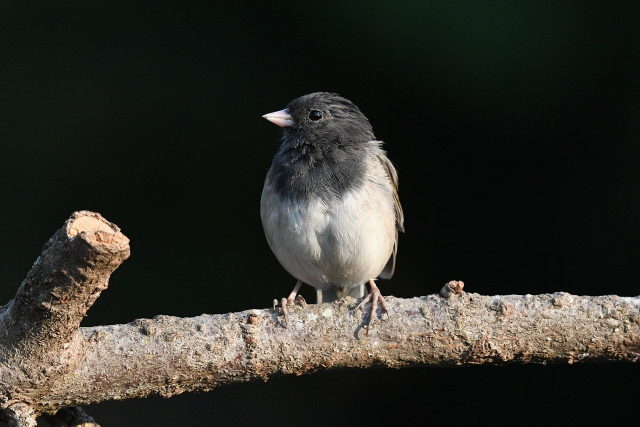
#> input picture dokumentary/pictures/dark-eyed-junco.jpg, 1280 x 853 px (shown at 1/2 size)
$ jupyter execute --allow-errors TaleaResearchContours.ipynb   (shell and % lines are left out)
#> lines starting #> are read from the running program, lines starting #| are printed output that depends on the picture; after the words box and inside, x2 and y2 are one past the last pixel; in counts of white or black regions, pixels touching at a corner belong together
[cell 1]
import cv2
import numpy as np
from matplotlib import pyplot as plt

image = cv2.imread('pictures/dark-eyed-junco.jpg')
#> image is the input picture: shape (853, 1280, 3); mean B, G, R 40.8, 47.1, 47.4
#cv2.waitKey(0)

gray = cv2.cvtColor(image, cv2.COLOR_BGR2GRAY)

edged = cv2.Canny(gray, 30, 200)
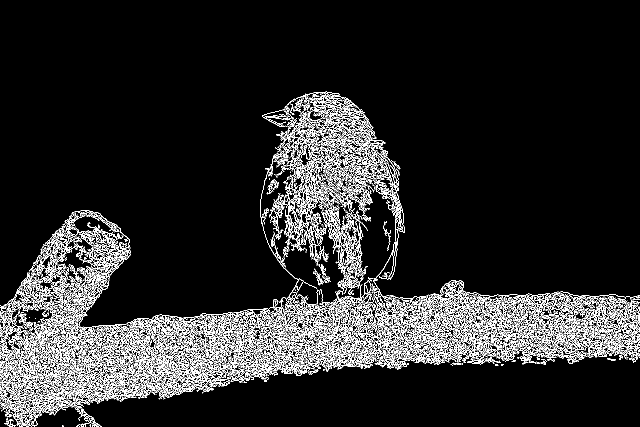
#> edged: shape (853, 1280) (shown at 1/2 size); 9.7% white in thin lines or dots, all inside (x1, y1, x2, y2) = (0, 183, 1280, 853)
#cv2.waitKey(0)

contours, hierarchy = cv2.findContours(edged,
    cv2.RETR_EXTERNAL, cv2.CHAIN_APPROX_NONE)
#> contours = 2871 contours, 2629 with area under 20; largest, box (x1, y1, x2, y2) and area: (741, 560, 966, 707) 3189, (68, 587, 345, 748) 2702, (269, 669, 432, 799) 2646, (0, 686, 86, 776) 2466, (1185, 617, 1280, 725) 2430

#cv2.waitKey(0)

print("Number of Contours found = " + str(len(contours)))
#| Number of Contours found = 2871

cv2.drawContours(image, contours, -1, (0, 255, 0), 3)

# show on screen (optional in jupiter)
plt.imshow(image)
plt.show()

[cell 2]
import cv2
import numpy as np

image = cv2.imread("pictures/dark-eyed-junco.jpg")

gray = cv2.cvtColor(image, cv2.COLOR_BGR2GRAY)

_, binary = cv2.threshold(gray, 100, 255, cv2.THRESH_BINARY)
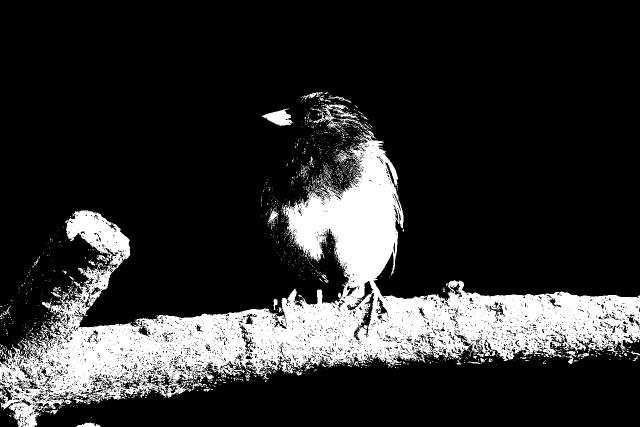
#> binary: shape (853, 1280) (shown at 1/2 size); 18.2% white; 1659 white regions (1595 under 20 px)

contours, hierarchy = cv2.findContours(
    binary, cv2.RETR_EXTERNAL, cv2.CHAIN_APPROX_SIMPLE
)
#> contours = 1561 contours, 1527 with area under 20; largest, box (x1, y1, x2, y2) and area: (0, 236, 1280, 853) 207856, (524, 217, 585, 253) 1082, (625, 208, 715, 246) 638, (536, 419, 557, 458) 218, (153, 845, 201, 853) 172
drawing = np.zeros((gray.shape[0], gray.shape[1], 3), dtype=np.uint8)
CountersImg = cv2.drawContours(drawing, contours, -1, (255, 255, 0), 3)
ImgWithCounter = cv2.drawContours(image, contours, -1, (255, 255, 0), 3)
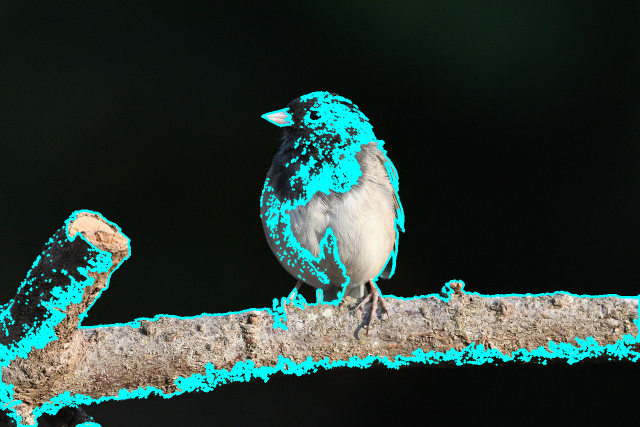
#> ImgWithCounter: shape (853, 1280, 3) (shown at 1/2 size); mean B, G, R 53.1, 58.7, 40

# show on screen (optional in jupiter)
plt.imshow(ImgWithCounter)
plt.show()

# save to disk
cv2.imwrite('picture.png', ImgWithCounter)
#> Out = True

[cell 3]
import cv2
import numpy as np
from matplotlib import pyplot as plt

image = cv2.imread("pictures/dark-eyed-junco.jpg")

gray = cv2.cvtColor(image, cv2.COLOR_BGR2GRAY)

# Assignment of pixel values in relation to the provided threshold
_, binary = cv2.threshold(gray, 100, 255, cv2.THRESH_BINARY)

contours, hierarchy = cv2.findContours(
    binary, cv2.RETR_EXTERNAL, cv2.CHAIN_APPROX_SIMPLE
)
drawing = np.zeros((gray.shape[0], gray.shape[1], 3), dtype=np.uint8)
CountersImg = cv2.drawContours(drawing, contours, -1, (255, 255, 0), 3)

# show on screen (optional in jupiter)
plt.imshow(CountersImg)
plt.show()

# save to disk
cv2.imwrite('picture.png', CountersImg)
#> Out = True

### Lösung 4

[cell 4]
CANNY_THRESH_1 = 1
CANNY_THRESH_2 = 500
MASK_COLOR = (0.0,0.0,1.0) # In BGR format

size = (8, 8)
shape = cv2.MORPH_RECT
#kernel = cv2.getStructuringElement(shape, size)
kernel = np.ones((10, 10), np.uint8)
kernel1 = np.ones((8, 8), np.uint8)
kernel2 = np.ones((10, 10), np.uint8)

[cell 5]
import cv2
import numpy as np
from matplotlib import pyplot as plt

image = cv2.imread("pictures/woman.jpg")

#> (the rest of this cell did not finish here and is left out)

[cell 6]
#-- Edge detection -------------------------------------------------------------------
# Edge Detection Algorithm
edges = cv2.Canny(CountersImg, CANNY_THRESH_1, CANNY_THRESH_2)
#> edges: shape (853, 1280); 2.2% white in thin lines or dots, all inside (x1, y1, x2, y2) = (0, 182, 1280, 853)
plt.imshow(edges)
plt.show()
# enlarges the area of the object, highlighting features (existing image is taken)
edges = cv2.dilate(edges, kernel1)
#> edges: shape (853, 1280); 13.9% white; 6 white regions, box (x1, y1, x2, y2) and area: (0, 179, 1280, 853) 146387, (519, 212, 593, 259) 2296, (0, 595, 44, 677) 2139, (148, 830, 207, 853) 728, (101, 535, 117, 549) 212, (631, 367, 641, 377) 100
plt.imshow(edges)
plt.show()
# Erode the boundaries of the foreground object
# Used to diminish the characteristics of an image.
edges = cv2.erode(edges, kernel2)
#> edges: shape (853, 1280); 5.5% white; 96 white regions (50 under 20 px), largest, box (x1, y1, x2, y2) and area: (521, 184, 741, 557) 17700, (118, 420, 701, 661) 9135, (1090, 670, 1280, 730) 4535
plt.imshow(edges)
plt.show()

[cell 7]
# Stack arrays in the depth sequence (along the third axis).
mask_stack = np.dstack([edges]*3)    # Create 3-channel alpha mask

#-- Blend masked img into MASK_COLOR background --------------------------------------
mask_stack  = mask_stack.astype('float32') / 255.0          # Use float matrices,
#> (the rest of this cell did not finish here and is left out)

#> (a cell that did not finish here is left out)

### Lösung 5

[cell 9]
import cv2
import numpy as np
from matplotlib import pyplot as plt

image = cv2.imread("pictures/senior.jpg")
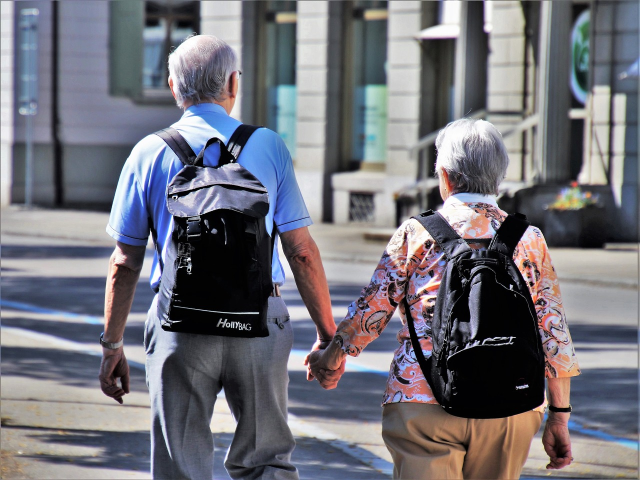
#> input picture dokumentary/pictures/senior.jpg, 1280 x 960 px (shown at 1/2 size)
#> image is the input picture: shape (960, 1280, 3); mean B, G, R 122.3, 113.8, 114.3
img = cv2.imread("pictures/senior.jpg")

[cell 10]
CANNY_THRESH_1 = 1
CANNY_THRESH_2 = 500
MASK_COLOR = (1.0,1.0,1.0) # In BGR format

size = (6, 6)
shape = cv2.MORPH_RECT
#kernel = cv2.getStructuringElement(shape, size)
kernel = np.ones((3, 3), np.uint8)
kernel1 = np.ones((4, 4), np.uint8)
kernel2 = np.ones((3, 3), np.uint8)

[cell 11]
# Color Space Conversion Codes
gray = cv2.cvtColor(image,cv2.COLOR_BGR2GRAY)
#> gray: shape (960, 1280)

#-- Edge detection -------------------------------------------------------------------
# Edge Detection Algorithm
edges = cv2.Canny(gray, CANNY_THRESH_1, CANNY_THRESH_2)
#> edges: shape (960, 1280); 4.6% white in thin lines or dots
plt.imshow(edges)
plt.show()
# enlarges the area of the object, highlighting features (existing image is taken)
edges = cv2.dilate(edges, kernel1)
#> edges: shape (960, 1280); 16.1% white; 17 white regions, largest, box (x1, y1, x2, y2) and area: (14, 1, 1280, 960) 185760, (418, 770, 492, 960) 2350, (59, 851, 311, 960) 2298
plt.imshow(edges)
plt.show()
# Erode the boundaries of the foreground object
# Used to diminish the characteristics of an image.
edges = cv2.erode(edges, kernel2)
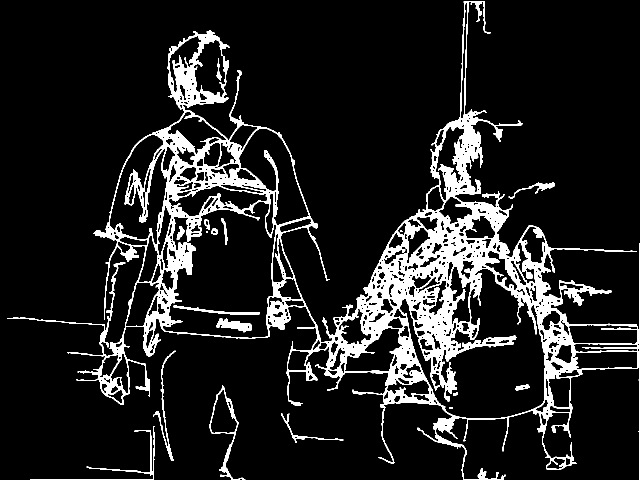
#> edges: shape (960, 1280) (shown at 1/2 size); 11.3% white; 18 white regions (2 under 20 px)

plt.imshow(edges)
plt.show()

[cell 12]
# Assignment of pixel values in relation to the provided threshold
#_, binary = cv2.threshold(gray, 100, 255, cv2.THRESH_BINARY)

contours, hierarchy = cv2.findContours(
    edges, cv2.RETR_EXTERNAL, cv2.CHAIN_APPROX_SIMPLE
)
#> contours = 7 contours; box (x1, y1, x2, y2) and area: (15, 2, 1280, 960) 346701, (419, 771, 491, 960) 3852, (60, 852, 310, 960) 682, (306, 701, 351, 922) 577, (1017, 364, 1109, 397) 432, (562, 826, 687, 886) 338, (433, 117, 444, 161) 130

# show on screen (optional in jupiter)
contours

drawing = np.zeros((gray.shape[0], gray.shape[1], 3), dtype=np.uint8)
CountersImg = cv2.drawContours(drawing, contours, -1, (212, 44, 213), 1)
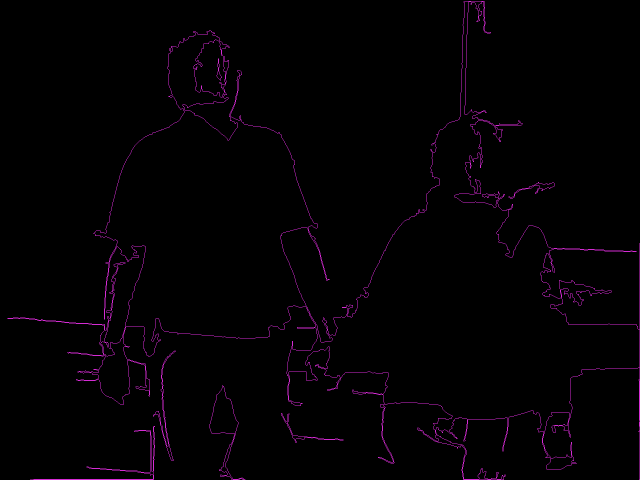
#> CountersImg: shape (960, 1280, 3) (shown at 1/2 size); mean of channels 0, 1, 2 3, 0.6, 3; drawn as B, G, R

# show on screen (optional in jupiter)
plt.imshow(CountersImg)
plt.show()

plt.imshow(edges)
plt.show()


# save to disk
cv2.imwrite('picture.png', CountersImg)
#> Out = True

[cell 13]
# Stack arrays in the depth sequence (along the third axis).
mask_stack = np.dstack([edges]*3)    # Create 3-channel alpha mask
#> mask_stack: shape (960, 1280, 3); 11.3% white; 18 white regions (2 under 20 px), largest, box (x1, y1, x2, y2) and area: (15, 2, 1280, 960) 131217, (419, 771, 491, 960) 1368, (60, 852, 310, 960) 1280

#-- Blend masked img into MASK_COLOR background --------------------------------------
mask_stack  = mask_stack.astype('float32') / 255.0          # Use float matrices,
img         = CountersImg.astype('float32') / 255.0                 #  for easy blending

masked = (mask_stack * img) + ((1-mask_stack) * MASK_COLOR) # Blend
masked = (masked * 255).astype('uint8')                     # Convert back to 8-bit

plt.imshow(img)
plt.show()# Displa
plt.imshow(edges)
plt.show()# Displa
plt.imshow(masked)
plt.show()# Display

[cell 14]
plt.imshow(img)
plt.show()
img = img.astype('float32') / 255.0
# split image into channels
c_red, c_green, c_blue = cv2.split(img)
#> c_red: shape (960, 1280) float32; values 0 (black) and 0.00326 (white), 1.4% white in thin lines or dots
#> c_green: shape (960, 1280) float32; values 0 (black) and 0.000677 (white), 1.4% white in thin lines or dots
#> c_blue: shape (960, 1280) float32; values 0 (black) and 0.00328 (white), 1.4% white in thin lines or dots

# merge with mask got on one of a previous steps
img_a = cv2.merge((c_red, c_green, c_blue, edges.astype('float32') / 255.0))
plt.imshow(img)
plt.show()
plt.imshow(img_a)
plt.show()

[cell 15]
import cv2
import numpy as np
import matplotlib.pyplot as plt

def get_lines_from_segments(img_path: str):
    image = cv2.imread("pictures/woman.jpg")
    gray = cv2.cvtColor(image, cv2.COLOR_BGR2GRAY)
    # Setting All parameters
    t_lower = 100  # Lower Threshold
    t_upper = 500  # Upper threshold
    aperture_size = 5  # Aperture size
    kernel = np.ones((4,4), np.uint8)
    MASK_COLOR = (212, 44, 213)  # Set the desired color

    # Applying the Canny Edge filter
    # with Custom Aperture Size
    edges = cv2.Canny(image, t_lower, t_upper,
                    apertureSize=aperture_size)
    edges = cv2.dilate(edges, kernel)
    edges = cv2.dilate(edges, kernel)
    edges = cv2.erode(edges, kernel)

    contours, hierarchy = cv2.findContours(
        edges, cv2.RETR_EXTERNAL, cv2.CHAIN_APPROX_SIMPLE
    )

    drawing = np.zeros((gray.shape[0], gray.shape[1], 3), dtype=np.uint8)
    CountersImg = cv2.drawContours(drawing, contours, -1, (212, 44, 213), 1)

    # Stack arrays in the depth sequence (along the third axis).
    mask_stack = np.dstack([edges]*3)    # Create 3-channel alpha mask

   # Resize mask_stack to match the shape of CountersImg
    mask_stack_resized = cv2.resize(mask_stack, (CountersImg.shape[1], CountersImg.shape[0]))

    #-- Fill the lines with the desired color --------------------------------------
    masked = np.zeros_like(CountersImg)
    masked[mask_stack_resized != 0] = MASK_COLOR

    plt.imshow(image)
    plt.show()


#> (the rest of this cell did not finish here and is left out)

[cell 16]
import cv2
import numpy as np
from matplotlib import pyplot as plt

image = cv2.imread('segments_image.png')
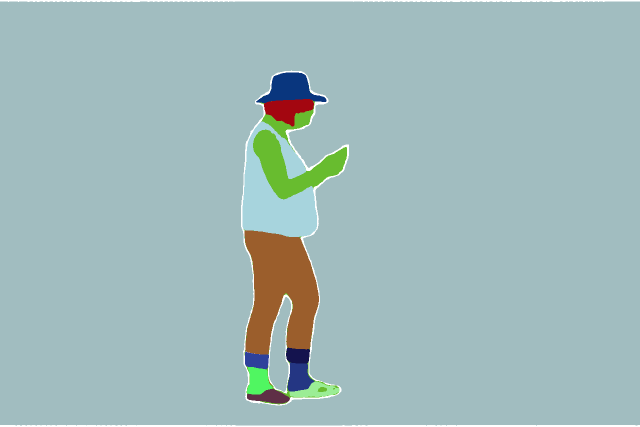
#> input picture dokumentary/segments_image.png, 1280 x 853 px (shown at 1/2 size)
#> image is the input picture: shape (853, 1280, 3); mean B, G, R 186.5, 186.2, 160.1
gray = cv2.imread('new_img.png')
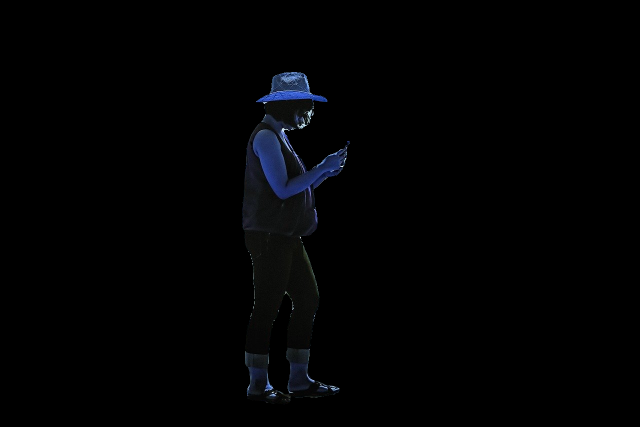
#> input picture dokumentary/new_img.png, 1280 x 853 px (shown at 1/2 size)
#> gray is the input picture: shape (853, 1280, 3); mean B, G, R 3, 2, 1.6


CANNY_THRESH_1 = 1
CANNY_THRESH_2 = 500
MASK_COLOR=(1.0, 1.0, 1.0)

size = (6, 6)
kernel1 = np.ones((4, 4), np.uint8)
kernel2 = np.ones((3, 3), np.uint8)

# Color Space Conversion Codes
#gray = cv2.cvtColor(image, cv2.COLOR_BGR2GRAY)

# -- Edge detection -------------------------------------------------------------------
# Edge Detection Algorithm
edges = cv2.Canny(gray, CANNY_THRESH_1, CANNY_THRESH_2)
#> edges: shape (853, 1280); 0.6% white in thin lines or dots, all inside (x1, y1, x2, y2) = (483, 143, 700, 806)

# Enlarges the area of the object, highlighting features
edges = cv2.dilate(edges, kernel1)
#> edges: shape (853, 1280); 2.2% white; 5 white regions, box (x1, y1, x2, y2) and area: (482, 142, 702, 661) 18429, (488, 694, 681, 808) 4964, (554, 582, 590, 637) 683, (498, 624, 507, 640) 104, (546, 639, 550, 644) 20

# Erode the boundaries of the foreground object
edges = cv2.erode(edges, kernel2)
#> edges: shape (853, 1280); 1.5% white; 6 white regions (1 under 20 px)

# Assignment of pixel values in relation to the provided threshold
_, binary = cv2.threshold(gray, 100, 255, cv2.THRESH_BINARY)
#> binary: shape (853, 1280, 3)

contours, hierarchy = cv2.findContours(edges, cv2.RETR_EXTERNAL, cv2.CHAIN_APPROX_SIMPLE)
#> contours = 6 contours, 1 with area under 20; largest, box (x1, y1, x2, y2) and area: (483, 143, 701, 660) 22459, (489, 695, 680, 807) 3548, (500, 507, 512, 618) 330, (555, 583, 589, 636) 307, (499, 625, 506, 639) 42

# Create a white background image
white_background = np.ones_like(image) * 255

drawing = np.copy(white_background)
CountersImg = cv2.drawContours(drawing, contours, -1, (212, 44, 213), 2)
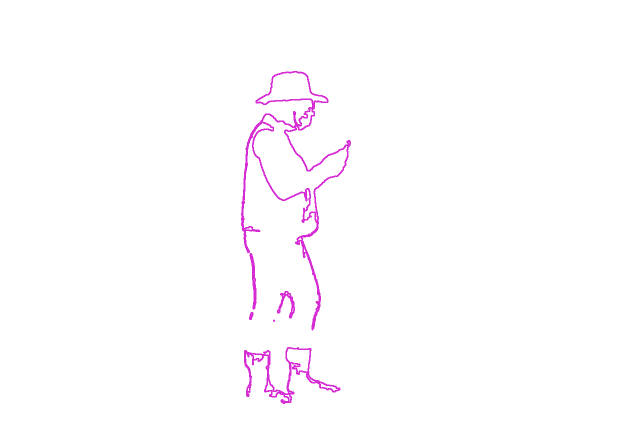
#> CountersImg: shape (853, 1280, 3) (shown at 1/2 size); mean of channels 0, 1, 2 254.5, 252.4, 254.5; drawn as B, G, R

plt.imshow(CountersImg)
plt.show()

# Save to disk
cv2.imwrite('picture.png', CountersImg)

# Stack arrays in the depth sequence (along the third axis).
mask_stack = np.dstack([edges] * 3)  # Create 3-channel alpha mask
#> mask_stack: shape (853, 1280, 3); 1.5% white; 6 white regions (1 under 20 px), largest, box (x1, y1, x2, y2) and area: (483, 143, 701, 660) 11851, (489, 695, 680, 807) 3166, (500, 507, 512, 618) 444, (555, 583, 589, 636) 413, (499, 625, 506, 639) 58

# -- Blend masked img into MASK_COLOR background --------------------------------------
mask_stack = mask_stack.astype('float32') / 255.0  # Use float matrices for easy blending
img = CountersImg.astype('float32') / 255.0  # for easy blending
#> img: shape (853, 1280, 3) float32

masked = (mask_stack * img) + ((1 - mask_stack) * MASK_COLOR)  # Blend
#> masked: shape (853, 1280, 3) float64
masked = (masked * 255).astype('uint8')  # Convert back to 8-bit

plt.imshow(masked)
plt.show()

[cell 17]
from PIL import Image
import numpy as np
from collections import Counter

def get_most_common_color(image_path):
    # Bild öffnen
    image = Image.open(image_path)

    # Bild in ein NumPy-Array konvertieren
    image_array = np.array(image)

    # Die Form des Arrays ändern, um die Pixel als Flachliste zu erhalten
    flattened_image_array = image_array.reshape((-1, 3))

    # Zähle die Häufigkeit jeder Farbe
    color_counts = Counter(map(tuple, flattened_image_array))

    # Finde die am häufigsten vorkommende Farbe
    most_common_color = color_counts.most_common(1)[0][0]

    # Konvertiere die am häufigsten vorkommende Farbe in eine Liste von Ganzzahlen
    most_common_color_list = np.array(most_common_color).astype(int).tolist()

    return most_common_color_list

image_path = 'pictures/woman.jpg'
img = cv2.imread('segments_image.png')
gray = cv2.imread('new_img.png')
# Setting All parameters
t_lower = 100  # Lower Threshold
t_upper = 500  # Upper threshold
aperture_size = 5  # Aperture size
kernel = np.ones((4,4), np.uint8)
MASK_COLOR = (1.0,1.0,1.0)
#> (the rest of this cell did not finish here and is left out)

[cell 18]
img = cv2.imread('segments_image.png')
gray = cv2.imread('new_img.png')

# Setting All parameters
t_lower = 100  # Lower Threshold
t_upper = 500  # Upper threshold
aperture_size = 5  # Aperture size
kernel = np.ones((4, 4), np.uint8)
NEW_LINE_COLOR = (0, 255, 0)  # Set the desired color for lines

# Applying the Canny Edge filter
# with Custom Aperture Size
edges = cv2.Canny(img, t_lower, t_upper, apertureSize=aperture_size)
#> edges: shape (853, 1280); 0.8% white in thin lines or dots
edges = cv2.dilate(edges, kernel)
#> edges: shape (853, 1280); 3.2% white; 3 white regions, box (x1, y1, x2, y2) and area: (480, 140, 700, 814) 24159, (0, 1, 1280, 6) 5461, (0, 848, 1280, 853) 5332
edges = cv2.dilate(edges, kernel)
#> edges: shape (853, 1280); 4.9% white; 3 white regions, box (x1, y1, x2, y2) and area: (479, 139, 702, 816) 36217, (0, 0, 1280, 8) 9517, (0, 847, 1280, 853) 7429
edges = cv2.erode(edges, kernel)
#> edges: shape (853, 1280); 3.3% white; 3 white regions, box (x1, y1, x2, y2) and area: (481, 141, 701, 815) 24588, (0, 0, 1280, 7) 6962, (0, 849, 1280, 853) 4824

# Stack arrays in the depth sequence (along the third axis).
mask_stack = np.dstack([edges] * 3)  # Create 3-channel alpha mask

#-- Blend masked img into NEW_LINE_COLOR background --------------------------------------
mask_stack = mask_stack.astype('float32') / 255.0  # Use float matrices,
img = img.astype('float32') / 255.0  # for easy blending

# Replace MASK_COLOR with NEW_LINE_COLOR
masked = (mask_stack * img * NEW_LINE_COLOR) + ((1 - mask_stack) * img)  # Blend
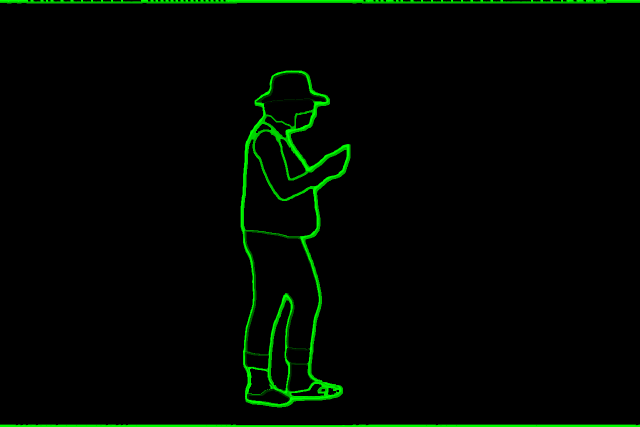
#> masked: shape (853, 1280, 3) float64 (shown at 1/2 size); mean of channels 0, 1, 2 0.7, 7.3, 0.6; drawn as B, G, R
masked = (masked * 255).astype('uint8')

plt.imshow(drawing)
plt.show()
plt.imshow(img)
plt.show()
plt.imshow(masked)
plt.show()
